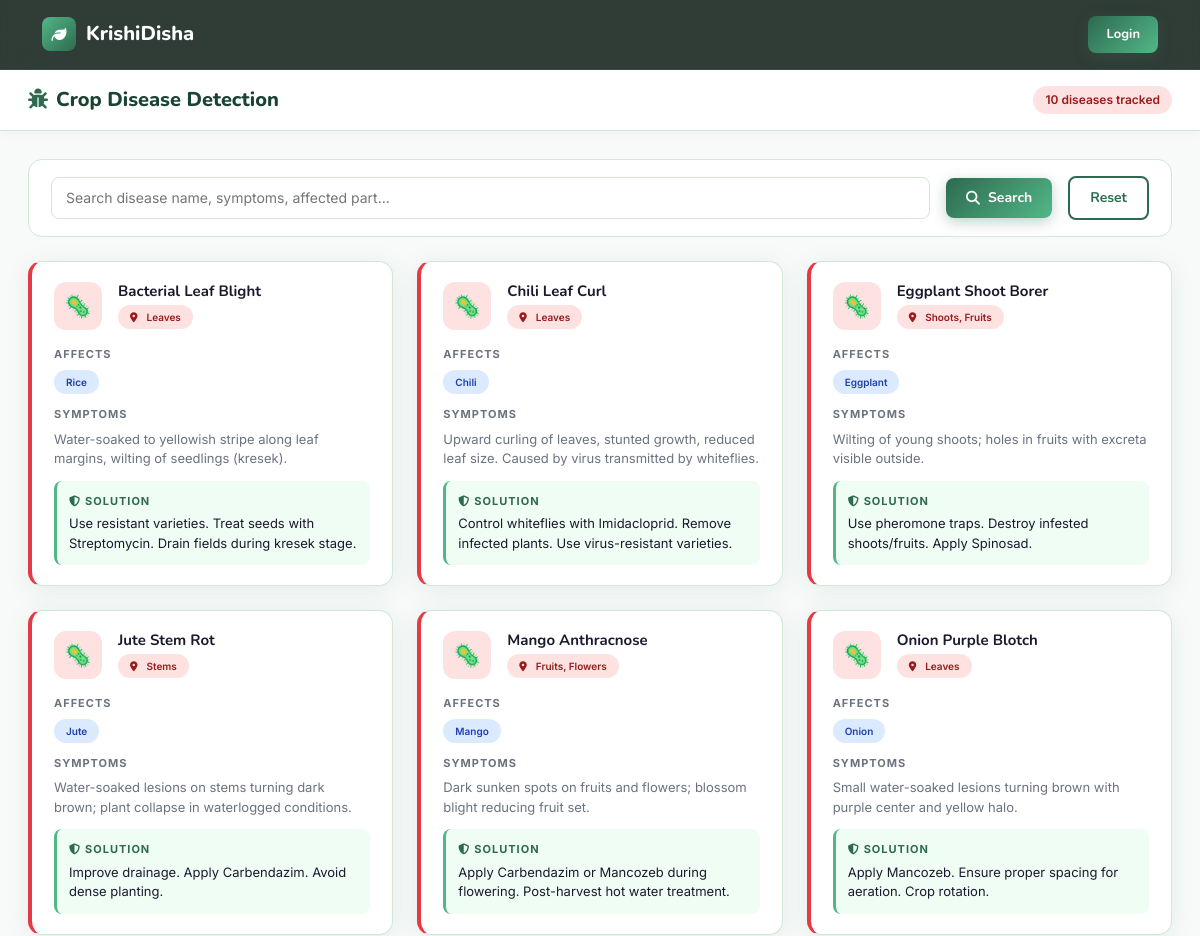
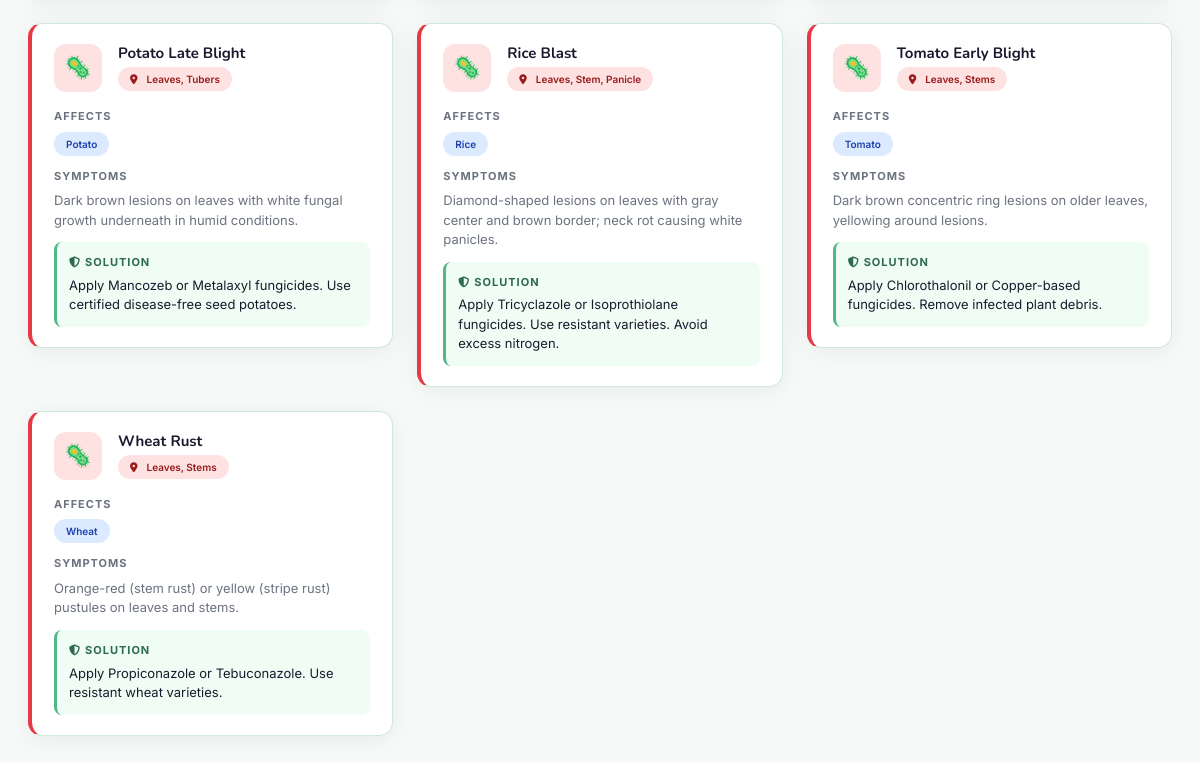
Page /modules/disease.php on the earlier database version (2 pictures, top to bottom).
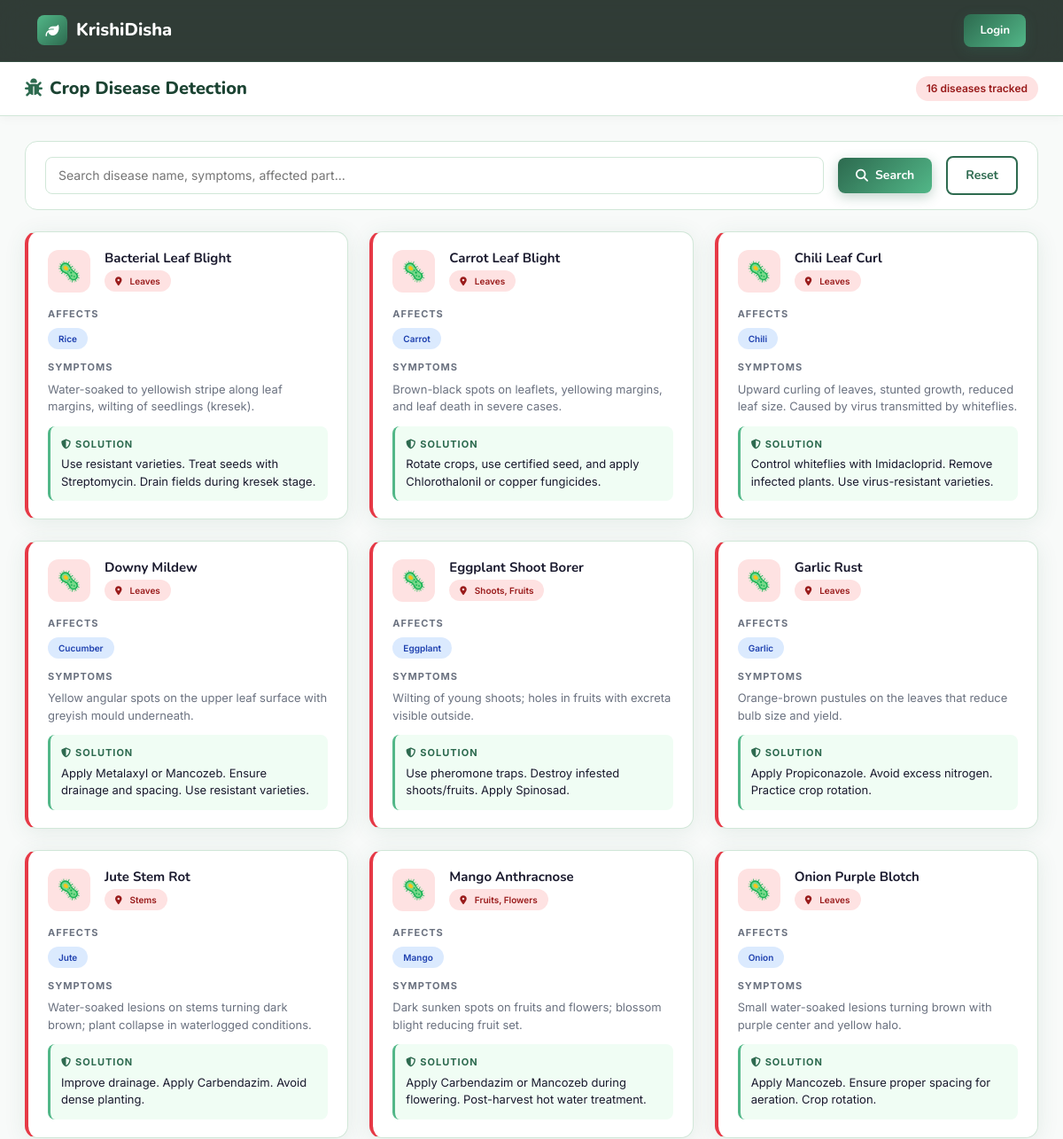
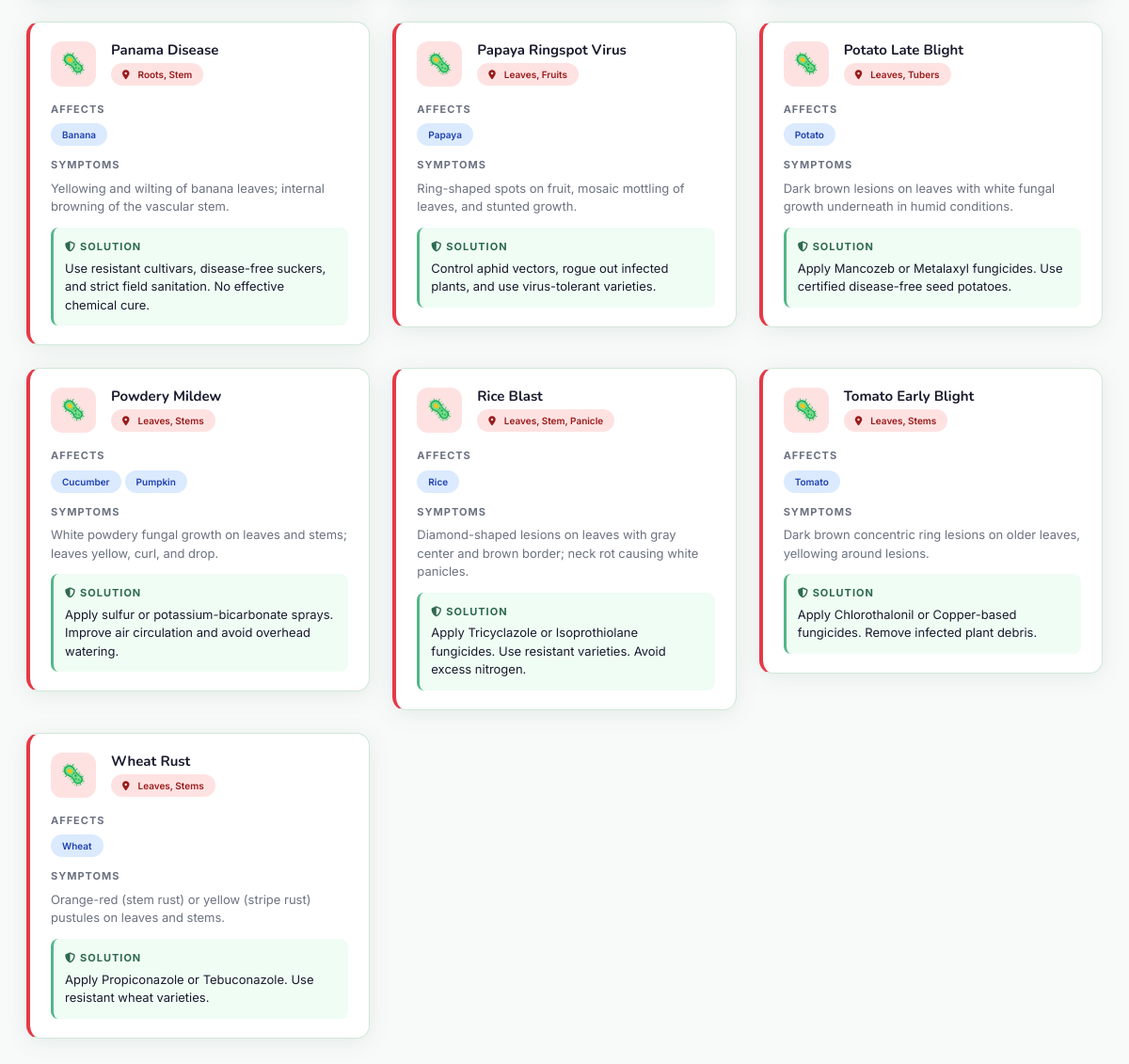
Same page on the later database version (2 pictures, top to bottom).
### tables this page shows
CREATE TABLE DISEASE (
    id INT AUTO_INCREMENT PRIMARY KEY,
    name VARCHAR(200) NOT NULL,
    image VARCHAR(255),
    symptoms TEXT,
    solution TEXT,
    affected_part VARCHAR(100)
);

### includes/auth_check.php (called while the page is built, shortened)
<?php
function isLoggedIn(): bool {
    return isset($_SESSION['user_id']);
}

### modules/disease.php (the view, shortened to what this page needs)
<?php
require_once __DIR__ . '/../includes/auth_check.php';
require_once __DIR__ . '/../config/db.php';
$search = trim($_GET['q'] ?? '');
$where  = $search ? "WHERE d.name LIKE ? OR d.symptoms LIKE ? OR d.affected_part LIKE ?" : "";
$params = $search ? ["%$search%","%$search%","%$search%"] : [];
$stmt = $pdo->prepare("
    SELECT d.*, GROUP_CONCAT(c.name SEPARATOR ', ') as affected_crops
    FROM DISEASE d
    LEFT JOIN CROP_DISEASE cd ON d.id=cd.disease_id
    LEFT JOIN CROP c ON cd.crop_id=c.id
    $where
    GROUP BY d.id
    ORDER BY d.name ASC
");
$stmt->execute($params);
$diseases = $stmt->fetchAll();
?>
<?php include __DIR__ . '/../includes/header.php'; ?>
<?php $isAuth = isLoggedIn(); ?>
<?php if ($isAuth): ?>
<div class="layout-wrapper">
<?php include __DIR__ . '/../includes/sidebar.php'; ?>
<div class="main-content">
<?php else: ?>
<nav class="kd-navbar"><div class="container"><div class="d-flex align-items-center justify-content-between"><a href="/KrishiDisha/index.php" class="navbar-brand" style="display:flex;align-items:center;gap:10px;font-family:'Nunito',sans-serif;font-size:20px;font-weight:800;color:#fff;"><div style="width:34px;height:34px;background:linear-gradient(135deg,#52b788,#2d6a4f);border-radius:8px;display:flex;align-items:center;justify-content:center;"><i class="fa-solid fa-leaf" style="color:#fff;font-size:15px;"></i></div>KrishiDisha</a><a href="/KrishiDisha/auth/login.php" class="btn-kd btn-kd-primary" style="padding:8px 18px;font-size:13px;">Login</a></div></div></nav>
<div style="padding-top:70px;">
<?php endif; ?>
<div class="topbar">
    <div class="d-flex align-items-center gap-3">
        <div class="topbar-title"><i class="fa-solid fa-bug me-2" style="color:var(--danger);"></i>Crop Disease Detection</div>
    </div>
    <div class="topbar-actions">
        <span class="badge-kd badge-danger"><?= count($diseases) ?> diseases tracked</span>
    </div>
</div>
<div class="page-body">
    <form class="filter-bar" method="GET">
        <input type="text" name="q" placeholder="Search disease name, symptoms, affected part..." value="<?= htmlspecialchars($search) ?>" style="flex:2;">
        <button type="submit" class="btn-kd btn-kd-primary"><i class="fa-solid fa-search"></i> Search</button>
        <a href="disease.php" class="btn-kd btn-kd-outline">Reset</a>
    </form>
    <div class="row g-4">
        <?php foreach ($diseases as $d): ?>
        <div class="col-md-6 col-lg-4">
            <div class="card-kd" style="border-left:4px solid var(--danger);">
                <div class="card-body-kd">
                    <div class="d-flex align-items-start gap-3 mb-3">
                        <?php if (empty($d['image']) || !file_exists(__DIR__.'/../'.$d['image'])): ?>
                        <div style="width:48px;height:48px;background:#fee2e2;border-radius:12px;display:flex;align-items:center;justify-content:center;font-size:22px;flex-shrink:0;">🦠</div>
                        <?php endif; ?>
                        <div style="flex:1;">
                            <h5 style="font-size:15px;margin-bottom:4px;"><?= htmlspecialchars($d['name']) ?></h5>
                            <span class="badge-kd badge-danger" style="font-size:10px;"><i class="fa-solid fa-location-dot me-1"></i><?= htmlspecialchars($d['affected_part'] ?? 'N/A') ?></span>
                        </div>
                    </div>
                    <?php if ($d['affected_crops']): ?>
                    <div style="margin-bottom:12px;">
                        <div style="font-size:11px;font-weight:700;text-transform:uppercase;letter-spacing:1px;color:var(--text-muted);margin-bottom:6px;">Affects</div>
                        <div style="display:flex;flex-wrap:wrap;gap:4px;">
                            <?php foreach (explode(', ', $d['affected_crops']) as $crop): ?>
                            <span class="badge-kd badge-info" style="font-size:10px;"><?= htmlspecialchars(trim($crop)) ?></span>
                            <?php endforeach; ?>
                        </div>
                    </div>
                    <?php endif; ?>
                    <div style="margin-bottom:12px;">
                        <div style="font-size:11px;font-weight:700;text-transform:uppercase;letter-spacing:1px;color:var(--text-muted);margin-bottom:6px;">Symptoms</div>
                        <p style="font-size:13px;color:var(--text-muted);line-height:1.5;margin:0;"><?= htmlspecialchars($d['symptoms'] ?? 'N/A') ?></p>
                    </div>
                    <div style="background:#f0fdf4;border-radius:8px;padding:12px;border-left:3px solid var(--primary-light);">
                        <div style="font-size:11px;font-weight:700;text-transform:uppercase;letter-spacing:1px;color:var(--primary);margin-bottom:4px;"><i class="fa-solid fa-shield-halved me-1"></i>Solution</div>
                        <p style="font-size:13px;color:var(--text);line-height:1.5;margin:0;"><?= htmlspecialchars($d['solution'] ?? 'N/A') ?></p>
                    </div>
                </div>
            </div>
        </div>
        <?php endforeach; ?>
    </div>
</div>
<?php if ($isAuth): ?></div></div><?php else: ?></div><?php endif; ?>
<?php include __DIR__ . '/../includes/footer.php'; ?>

### includes/header.php (shortened to what this page needs)
<!DOCTYPE html>
<html lang="en">
<head>
    <link rel="stylesheet" href="https://cdn.jsdelivr.net/npm/bootstrap@5.3.2/dist/css/bootstrap.min.css">
    <link rel="stylesheet" href="https://cdnjs.cloudflare.com/ajax/libs/font-awesome/6.5.0/css/all.min.css">
    <link rel="stylesheet" href="/KrishiDisha/assets/css/style.css">
</head>
<?php
$theme_style = "";
?>
<body <?= $theme_style ?>>

### includes/footer.php (shortened to what this page needs)
</body>
</html>

### assets/css/style.css (style rules this page uses)
:root { --primary: #2d6a4f; --primary-light: #52b788; --primary-dark: #1b4332; --accent: #74c69d; --accent2: #b7e4c7; --accent3: #d8f3dc; --gold: #f4a261; --gold-light: #ffd166; --danger: #e63946; --warning: #f4a261; --info: #4895ef; --dark: #0d1b14; --dark2: #162820; --dark3: #1e3a2f; --surface: #ffffff; --surface2: #f8faf9; --surface3: #eef6f1; --text: #1a1a2e; --text-muted: #6b7280; --border: #d1e7d8; --sidebar-w: 260px; --radius: 14px; --radius-sm: 8px; --shadow: 0 4px 24px rgba(45,106,79,0.10); --shadow-lg: 0 8px 40px rgba(45,106,79,0.18); --transition: 0.25s cubic-bezier(0.4,0,0.2,1); }
*, *::before, *::after { box-sizing: border-box; margin: 0; padding: 0; }
html { scroll-behavior: smooth; }
body { font-family: 'Inter', sans-serif; font-size: 15px; color: var(--text); background: var(--surface2); line-height: 1.6; }
h1,h2,h3,h4,h5,h6 { font-family: 'Nunito', sans-serif; font-weight: 700; }
a { text-decoration: none; color: inherit; }
.topbar { background: var(--surface); border-bottom: 1px solid var(--border); padding: 14px 28px; display: flex; align-items: center; justify-content: space-between; position: sticky; top: 0; z-index: 100; box-shadow: 0 2px 12px rgba(0,0,0,0.04); }
.topbar-title { font-family: 'Nunito', sans-serif; font-size: 20px; font-weight: 800; color: var(--primary-dark); }
.topbar-title i { color: var(--primary) !important; }
.topbar-actions { display: flex; align-items: center; gap: 12px; }
.page-body { padding: 28px; flex: 1; }
.card-kd { background: var(--surface); border: 1px solid var(--border); border-radius: var(--radius); box-shadow: var(--shadow); transition: transform var(--transition), box-shadow var(--transition); overflow: hidden; }
.card-kd .card-body-kd { padding: 20px 22px; }
.btn-kd { display: inline-flex; align-items: center; gap: 8px; padding: 9px 20px; border-radius: var(--radius-sm); font-family: 'Nunito', sans-serif; font-weight: 700; font-size: 14px; border: none; cursor: pointer; transition: all var(--transition); text-decoration: none; }
.btn-kd-primary { background: linear-gradient(135deg, var(--primary), var(--primary-light)); color: #fff; box-shadow: 0 4px 14px rgba(45,106,79,0.3); }
.btn-kd-outline { background: transparent; border: 2px solid var(--primary); color: var(--primary); }
.badge-kd { display: inline-flex; align-items: center; gap: 5px; padding: 4px 12px; border-radius: 20px; font-size: 12px; font-weight: 600; }
.badge-danger { background: #fee2e2; color: #991b1b; }
.badge-info { background: #dbeafe; color: #1e40af; }
.kd-navbar { position: fixed; top: 0; left: 0; right: 0; z-index: 999; padding: 16px 0; background: rgba(13,27,20,0.85); backdrop-filter: blur(16px); border-bottom: 1px solid rgba(82,183,136,0.15); transition: all var(--transition); }
.kd-navbar .navbar-brand { display: flex; align-items: center; gap: 10px; font-family: 'Nunito', sans-serif; font-size: 22px; font-weight: 800; color: #fff; }
.filter-bar { background: var(--surface); border: 1px solid var(--border); border-radius: var(--radius); padding: 16px 22px; margin-bottom: 24px; display: flex; gap: 16px; align-items: center; flex-wrap: wrap; }
.filter-bar input, .filter-bar select { flex: 1; min-width: 160px; padding: 9px 14px; border: 1.5px solid var(--border); border-radius: var(--radius-sm); font-size: 14px; outline: none; transition: border-color var(--transition); }

Differences in the rows shown:
added disease: name "Carrot Leaf Blight", affected_part "Leaves", crop "Carrot", symptoms "Brown-black spots on leaflets, yellowing margins, and leaf death in severe cases.", solution "Rotate crops, use certified seed, and apply Chlorothalonil or copper fungicides."
added disease: name "Downy Mildew", affected_part "Leaves", crop "Cucumber", symptoms "Yellow angular spots on the upper leaf surface with greyish mould underneath.", solution "Apply Metalaxyl or Mancozeb. Ensure drainage and spacing. Use resistant varieties."
added disease: name "Garlic Rust", affected_part "Leaves", crop "Garlic", symptoms "Orange-brown pustules on the leaves that reduce bulb size and yield.", solution "Apply Propiconazole. Avoid excess nitrogen. Practice crop rotation."
added disease: name "Panama Disease", affected_part "Roots, Stem", crop "Banana", symptoms "Yellowing and wilting of banana leaves; internal browning of the vascular stem.", solution "Use resistant cultivars, disease-free suckers, and strict field sanitation. No effective chemical cure."
added disease: name "Papaya Ringspot Virus", affected_part "Leaves, Fruits", crop "Papaya", symptoms "Ring-shaped spots on fruit, mosaic mottling of leaves, and stunted growth.", solution "Control aphid vectors, rogue out infected plants, and use virus-tolerant varieties."
added disease: name "Powdery Mildew", affected_part "Leaves, Stems", crop "Cucumber", crop "Pumpkin", symptoms "White powdery fungal growth on leaves and stems; leaves yellow, curl, and drop.", solution "Apply sulfur or potassium-bicarbonate sprays. Improve air circulation and avoid overhead watering."
Other differences:
count($diseases): "10" → "16"
